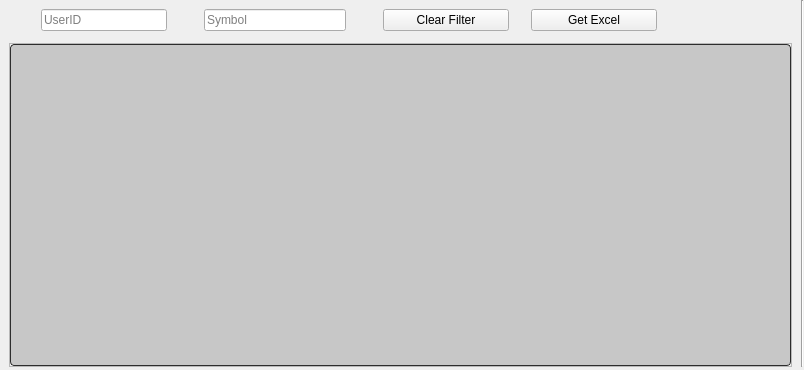
<?xml version="1.0" encoding="UTF-8"?>
<ui version="4.0">
 <class>MainWindow</class>
 <widget class="QMainWindow" name="MainWindow">
  <property name="geometry">
   <rect>
    <x>0</x>
    <y>0</y>
    <width>804</width>
    <height>370</height>
   </rect>
  </property>
  <property name="windowTitle">
   <string>MainWindow</string>
  </property>
  <property name="dockOptions">
   <set>QMainWindow::AllowNestedDocks|QMainWindow::AllowTabbedDocks|QMainWindow::AnimatedDocks|QMainWindow::ForceTabbedDocks|QMainWindow::GroupedDragging|QMainWindow::VerticalTabs</set>
  </property>
  <widget class="QWidget" name="centralwidget">
   <layout class="QGridLayout" name="gridLayout">
    <property name="leftMargin">
     <number>0</number>
    </property>
    <property name="topMargin">
     <number>0</number>
    </property>
    <property name="rightMargin">
     <number>0</number>
    </property>
    <property name="bottomMargin">
     <number>0</number>
    </property>
    <property name="horizontalSpacing">
     <number>3</number>
    </property>
    <property name="verticalSpacing">
     <number>0</number>
    </property>
    <item row="2" column="2">
     <widget class="QFrame" name="mainFrame">
      <property name="sizePolicy">
       <sizepolicy hsizetype="Expanding" vsizetype="Expanding">
        <horstretch>0</horstretch>
        <verstretch>0</verstretch>
       </sizepolicy>
      </property>
      <property name="frameShape">
       <enum>QFrame::StyledPanel</enum>
      </property>
      <property name="frameShadow">
       <enum>QFrame::Raised</enum>
      </property>
      <layout class="QGridLayout" name="gridLayout_4">
       <property name="leftMargin">
        <number>0</number>
       </property>
       <property name="topMargin">
        <number>0</number>
       </property>
       <property name="rightMargin">
        <number>0</number>
       </property>
       <property name="bottomMargin">
        <number>0</number>
       </property>
       <property name="spacing">
        <number>0</number>
       </property>
       <item row="0" column="0">
        <widget class="QTableView" name="tableView">
         <property name="font">
          <font>
           <pointsize>11</pointsize>
          </font>
         </property>
         <property name="styleSheet">
          <string notr="true">QTreeView:branch:selected, QTreeView:branch:hover {
  background: url(&quot;:/qss_icons/rc/transparent.png&quot;);
}

QTreeView:branch:has-siblings:!adjoins-item {
  border-image: url(&quot;:/qss_icons/rc/branch_line.png&quot;) 0;
}

QTreeView:branch:has-siblings:adjoins-item {
  border-image: url(&quot;:/qss_icons/rc/branch_more.png&quot;) 0;
}

QTreeView:branch:!has-children:!has-siblings:adjoins-item {
  border-image: url(&quot;:/qss_icons/rc/branch_end.png&quot;) 0;
}

QTreeView:branch:has-children:!has-siblings:closed, QTreeView:branch:closed:has-children:has-siblings {
  border-image: none;
  image: url(&quot;:/qss_icons/rc/branch_closed.png&quot;);
}

QTreeView:branch:open:has-children:!has-siblings, QTreeView:branch:open:has-children:has-siblings {
  border-image: none;
  image: url(&quot;:/qss_icons/rc/branch_open.png&quot;);
}

QTreeView:branch:has-children:!has-siblings:closed:hover, QTreeView:branch:closed:has-children:has-siblings:hover {
  image: url(&quot;:/qss_icons/rc/branch_closed_focus.png&quot;);
}

QTreeView:branch:open:has-children:!has-siblings:hover, QTreeView:branch:open:has-children:has-siblings:hover {
  image: url(&quot;:/qss_icons/rc/branch_open_focus.png&quot;);
}

QTreeView::indicator:checked,
QListView::indicator:checked {
  image: url(&quot;:/qss_icons/rc/checkbox_checked.png&quot;);
}

QTreeView::indicator:checked:hover, QTreeView::indicator:checked:focus, QTreeView::indicator:checked:pressed,
QListView::indicator:checked:hover,
QListView::indicator:checked:focus,
QListView::indicator:checked:pressed {
  image: url(&quot;:/qss_icons/rc/checkbox_checked_focus.png&quot;);
}

QTreeView::indicator:unchecked,
QListView::indicator:unchecked {
  image: url(&quot;:/qss_icons/rc/checkbox_unchecked.png&quot;);
}

QTreeView::indicator:unchecked:hover, QTreeView::indicator:unchecked:focus, QTreeView::indicator:unchecked:pressed,
QListView::indicator:unchecked:hover,
QListView::indicator:unchecked:focus,
QListView::indicator:unchecked:pressed {
  image: url(&quot;:/qss_icons/rc/checkbox_unchecked_focus.png&quot;);
}

QTreeView::indicator:indeterminate,
QListView::indicator:indeterminate {
  image: url(&quot;:/qss_icons/rc/checkbox_indeterminate.png&quot;);
}

QTreeView::indicator:indeterminate:hover, QTreeView::indicator:indeterminate:focus, QTreeView::indicator:indeterminate:pressed,
QListView::indicator:indeterminate:hover,
QListView::indicator:indeterminate:focus,
QListView::indicator:indeterminate:pressed {
  image: url(&quot;:/qss_icons/rc/checkbox_indeterminate_focus.png&quot;);
}

QTreeView,
QListView,
QTableView,
QColumnView {
  background-color: #c7c7c7;
  border: 1px solid #2d2d2d;
  color: #000000;
  gridline-color: #2d2d2d;
  border-radius: 4px;
}

QTreeView:disabled,
QListView:disabled,
QTableView:disabled,
QColumnView:disabled {
  background-color: #c7c7c7;
  color: #000000;
}

QTreeView:selected,
QListView:selected,
QTableView:selected,
QColumnView:selected {
  background-color: #c7c7c7;
  color: #000000;
}

QTreeView:hover,
QListView:hover,
QTableView:hover,
QColumnView:hover {
  background-color: #c7c7c7;
  border: 1px solid #148CD2;
}

QTreeView::item:pressed,
QListView::item:pressed,
QTableView::item:pressed,
QColumnView::item:pressed {
  background-color: #c7c7c7;
}

QTreeView::item:selected:hover,
QListView::item:selected:hover,
QTableView::item:selected:hover,
QColumnView::item:selected:hover {
  background: #c7c7c7;
  color: #000000;
}

QTreeView::item:selected:active,
QListView::item:selected:active,
QTableView::item:selected:active,
QColumnView::item:selected:active {
background-color: palette(highlight);
 color: palette(highlightedText);
}

QTreeView::item:!selected:hover,
QListView::item:!selected:hover,
QTableView::item:!selected:hover,
QColumnView::item:!selected:hover {
  outline: 0;
  color: #148CD2;
  background-color: #2d2d2d;
}

QTableCornerButton::section {
  background-color: #282828;
  border: 1px transparent #2d2d2d;
  border-radius: 0px;
}
</string>
         </property>
         <property name="selectionBehavior">
          <enum>QAbstractItemView::SelectRows</enum>
         </property>
         <property name="showGrid">
          <bool>true</bool>
         </property>
         <property name="sortingEnabled">
          <bool>true</bool>
         </property>
         <attribute name="verticalHeaderDefaultSectionSize">
          <number>23</number>
         </attribute>
        </widget>
       </item>
      </layout>
     </widget>
    </item>
    <item row="1" column="2">
     <widget class="Line" name="line_2">
      <property name="styleSheet">
       <string notr="true">background-color: transparent;</string>
      </property>
      <property name="orientation">
       <enum>Qt::Horizontal</enum>
      </property>
     </widget>
    </item>
    <item row="3" column="1">
     <widget class="Line" name="line_18">
      <property name="orientation">
       <enum>Qt::Horizontal</enum>
      </property>
     </widget>
    </item>
    <item row="0" column="4" rowspan="3">
     <widget class="Line" name="line_17">
      <property name="orientation">
       <enum>Qt::Vertical</enum>
      </property>
     </widget>
    </item>
    <item row="2" column="3">
     <widget class="Line" name="line_3">
      <property name="styleSheet">
       <string notr="true">background-color: transparent;</string>
      </property>
      <property name="orientation">
       <enum>Qt::Vertical</enum>
      </property>
     </widget>
    </item>
    <item row="2" column="0">
     <widget class="Line" name="line">
      <property name="styleSheet">
       <string notr="true">background-color: transparent;</string>
      </property>
      <property name="orientation">
       <enum>Qt::Vertical</enum>
      </property>
     </widget>
    </item>
    <item row="0" column="1" colspan="3">
     <widget class="QWidget" name="indexBar" native="true">
      <property name="sizePolicy">
       <sizepolicy hsizetype="Preferred" vsizetype="Minimum">
        <horstretch>0</horstretch>
        <verstretch>0</verstretch>
       </sizepolicy>
      </property>
      <property name="minimumSize">
       <size>
        <width>0</width>
        <height>0</height>
       </size>
      </property>
      <property name="styleSheet">
       <string notr="true">QTreeView:branch:selected, QTreeView:branch:hover {
  background: url(&quot;:/qss_icons/rc/transparent.png&quot;);
}

QTreeView:branch:has-siblings:!adjoins-item {
  border-image: url(&quot;:/qss_icons/rc/branch_line.png&quot;) 0;
}

QTreeView:branch:has-siblings:adjoins-item {
  border-image: url(&quot;:/qss_icons/rc/branch_more.png&quot;) 0;
}

QTreeView:branch:!has-children:!has-siblings:adjoins-item {
  border-image: url(&quot;:/qss_icons/rc/branch_end.png&quot;) 0;
}

QTreeView:branch:has-children:!has-siblings:closed, QTreeView:branch:closed:has-children:has-siblings {
  border-image: none;
  image: url(&quot;:/qss_icons/rc/branch_closed.png&quot;);
}

QTreeView:branch:open:has-children:!has-siblings, QTreeView:branch:open:has-children:has-siblings {
  border-image: none;
  image: url(&quot;:/qss_icons/rc/branch_open.png&quot;);
}

QTreeView:branch:has-children:!has-siblings:closed:hover, QTreeView:branch:closed:has-children:has-siblings:hover {
  image: url(&quot;:/qss_icons/rc/branch_closed_focus.png&quot;);
}

QTreeView:branch:open:has-children:!has-siblings:hover, QTreeView:branch:open:has-children:has-siblings:hover {
  image: url(&quot;:/qss_icons/rc/branch_open_focus.png&quot;);
}

QTreeView::indicator:checked,
QListView::indicator:checked {
  image: url(&quot;:/qss_icons/rc/checkbox_checked.png&quot;);
}

QTreeView::indicator:checked:hover, QTreeView::indicator:checked:focus, QTreeView::indicator:checked:pressed,
QListView::indicator:checked:hover,
QListView::indicator:checked:focus,
QListView::indicator:checked:pressed {
  image: url(&quot;:/qss_icons/rc/checkbox_checked_focus.png&quot;);
}

QTreeView::indicator:unchecked,
QListView::indicator:unchecked {
  image: url(&quot;:/qss_icons/rc/checkbox_unchecked.png&quot;);
}

QTreeView::indicator:unchecked:hover, QTreeView::indicator:unchecked:focus, QTreeView::indicator:unchecked:pressed,
QListView::indicator:unchecked:hover,
QListView::indicator:unchecked:focus,
QListView::indicator:unchecked:pressed {
  image: url(&quot;:/qss_icons/rc/checkbox_unchecked_focus.png&quot;);
}

QTreeView::indicator:indeterminate,
QListView::indicator:indeterminate {
  image: url(&quot;:/qss_icons/rc/checkbox_indeterminate.png&quot;);
}

QTreeView::indicator:indeterminate:hover, QTreeView::indicator:indeterminate:focus, QTreeView::indicator:indeterminate:pressed,
QListView::indicator:indeterminate:hover,
QListView::indicator:indeterminate:focus,
QListView::indicator:indeterminate:pressed {
  image: url(&quot;:/qss_icons/rc/checkbox_indeterminate_focus.png&quot;);
}

QTreeView,
QListView,
QTableView,
QColumnView {
  background-color: #ffffff;
  border: 1px solid #2d2d2d;
  color: #F0F0F0;
  gridline-color: #2d2d2d;
  border-radius: 4px;
}

QTreeView:disabled,
QListView:disabled,
QTableView:disabled,
QColumnView:disabled {
  background-color: #1e1e1e;
  color: #787878;
}

QTreeView:selected,
QListView:selected,
QTableView:selected,
QColumnView:selected {
  background-color: #ffffff;
  color: #2d2d2d;
}

QTreeView:hover,
QListView:hover,
QTableView:hover,
QColumnView:hover {
  background-color: #ffffff;
  border: 1px solid #148CD2;
}

QTreeView::item:pressed,
QListView::item:pressed,
QTableView::item:pressed,
QColumnView::item:pressed {
  background-color: #ffffff;
}

QTreeView::item:selected:hover,
QListView::item:selected:hover,
QTableView::item:selected:hover,
QColumnView::item:selected:hover {
  background: #ffffff;
  color: #282828;
}

QTreeView::item:selected:active,
QListView::item:selected:active,
QTableView::item:selected:active,
QColumnView::item:selected:active {
background-color: palette(highlight);
 color: palette(highlightedText);
}

QTreeView::item:!selected:hover,
QListView::item:!selected:hover,
QTableView::item:!selected:hover,
QColumnView::item:!selected:hover {
  outline: 0;
  color: #148CD2;
  background-color: #2d2d2d;
}

QTableCornerButton::section {
  background-color: #282828;
  border: 1px transparent #2d2d2d;
  border-radius: 0px;
}
</string>
      </property>
      <layout class="QGridLayout" name="gridLayout_2">
       <item row="0" column="3" rowspan="2" colspan="2">
        <widget class="QLineEdit" name="le_text_2">
         <property name="sizePolicy">
          <sizepolicy hsizetype="Preferred" vsizetype="Fixed">
           <horstretch>0</horstretch>
           <verstretch>0</verstretch>
          </sizepolicy>
         </property>
         <property name="maximumSize">
          <size>
           <width>200</width>
           <height>16777215</height>
          </size>
         </property>
         <property name="placeholderText">
          <string>Symbol</string>
         </property>
        </widget>
       </item>
       <item row="0" column="0" rowspan="2">
        <widget class="Line" name="line_4">
         <property name="maximumSize">
          <size>
           <width>20</width>
           <height>16777215</height>
          </size>
         </property>
         <property name="styleSheet">
          <string notr="true">background-color: transparent;</string>
         </property>
         <property name="orientation">
          <enum>Qt::Horizontal</enum>
         </property>
        </widget>
       </item>
       <item row="1" column="4">
        <widget class="Line" name="line_5">
         <property name="maximumSize">
          <size>
           <width>10</width>
           <height>16777215</height>
          </size>
         </property>
         <property name="styleSheet">
          <string notr="true">background-color: transparent;</string>
         </property>
         <property name="orientation">
          <enum>Qt::Horizontal</enum>
         </property>
        </widget>
       </item>
       <item row="0" column="5" rowspan="2">
        <widget class="Line" name="line_9">
         <property name="maximumSize">
          <size>
           <width>25</width>
           <height>16777215</height>
          </size>
         </property>
         <property name="styleSheet">
          <string notr="true">background-color: transparent;</string>
         </property>
         <property name="orientation">
          <enum>Qt::Horizontal</enum>
         </property>
        </widget>
       </item>
       <item row="0" column="8" rowspan="2">
        <widget class="QPushButton" name="pbGetExcel">
         <property name="maximumSize">
          <size>
           <width>200</width>
           <height>16777215</height>
          </size>
         </property>
         <property name="text">
          <string>Get Excel</string>
         </property>
        </widget>
       </item>
       <item row="0" column="6" rowspan="2">
        <widget class="QPushButton" name="pbClearfilter">
         <property name="maximumSize">
          <size>
           <width>200</width>
           <height>16777215</height>
          </size>
         </property>
         <property name="text">
          <string>Clear Filter</string>
         </property>
        </widget>
       </item>
       <item row="1" column="7">
        <widget class="Line" name="line_8">
         <property name="maximumSize">
          <size>
           <width>10</width>
           <height>16777215</height>
          </size>
         </property>
         <property name="styleSheet">
          <string notr="true">background-color: transparent;</string>
         </property>
         <property name="orientation">
          <enum>Qt::Horizontal</enum>
         </property>
        </widget>
       </item>
       <item row="1" column="9">
        <widget class="Line" name="line_6">
         <property name="minimumSize">
          <size>
           <width>1</width>
           <height>0</height>
          </size>
         </property>
         <property name="styleSheet">
          <string notr="true">background-color:transparent</string>
         </property>
         <property name="orientation">
          <enum>Qt::Horizontal</enum>
         </property>
        </widget>
       </item>
       <item row="0" column="2" rowspan="2">
        <widget class="Line" name="line_7">
         <property name="maximumSize">
          <size>
           <width>25</width>
           <height>16777215</height>
          </size>
         </property>
         <property name="styleSheet">
          <string notr="true">background-color: transparent;</string>
         </property>
         <property name="orientation">
          <enum>Qt::Horizontal</enum>
         </property>
        </widget>
       </item>
       <item row="0" column="1" rowspan="2">
        <widget class="QLineEdit" name="le_text">
         <property name="sizePolicy">
          <sizepolicy hsizetype="Preferred" vsizetype="Fixed">
           <horstretch>0</horstretch>
           <verstretch>0</verstretch>
          </sizepolicy>
         </property>
         <property name="maximumSize">
          <size>
           <width>200</width>
           <height>16777215</height>
          </size>
         </property>
         <property name="placeholderText">
          <string>UserID</string>
         </property>
        </widget>
       </item>
      </layout>
     </widget>
    </item>
   </layout>
  </widget>
 </widget>
 <resources>
  <include location="C:/Users/HP/Desktop/Autotrader-Reborn2.1/Resourses/icons/icons.qrc"/>
 </resources>
 <connections/>
</ui>
